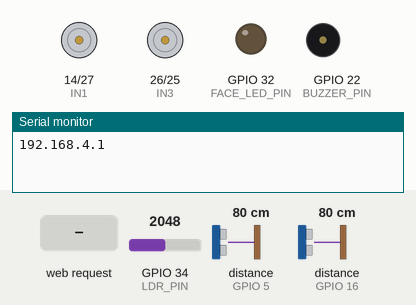
A sketch run on a simulated ESP32. On the bench: motor-driver pin pairs drawn as motors (green arrow = first pin HIGH = forward, orange = second pin HIGH = backward, longer = more drive, scaled by the enable pin), output pins drawn as LEDs (lit = HIGH), buzzer (waves = sounding, pin HIGH), the last lines printed to the serial monitor. Wiring (inferred from the names in the program): 2 × ultrasonic range finder: trigger GPIO 4, echo GPIO 16 / trigger GPIO 17, echo GPIO 5. The inputs (shaded band) are chosen by the test bench; at power-on: GPIO 34 (LDR_PIN) = 2048, distance to the obstacle (sensors on GPIO 5, GPIO 16) 80 cm. The echo pulse lasts 58.3 µs per cm; pins used as bus, display or sensor lines are not drawn.

Above: at 1.2 s.
1.3 s: HTTP request GET /F received
At 2.0 s:
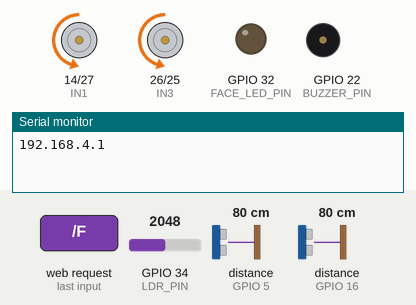
4.3 s: GPIO 34 (LDR_PIN) set to 1225
5.8 s: GPIO 34 (LDR_PIN) set to 1140
At 7.0 s:
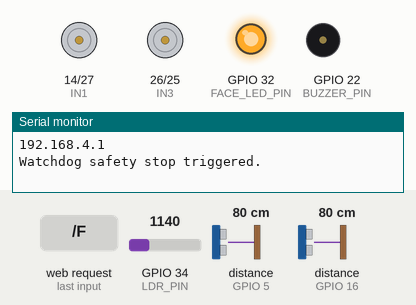
7.3 s: HTTP request GET /B received
At 8.5 s:
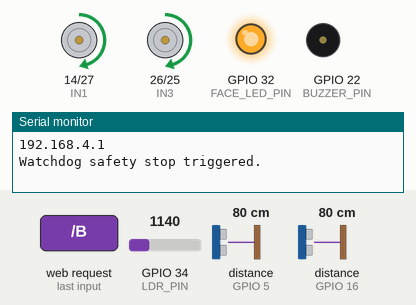
10.3 s: HTTP request GET /L received
At 10.8 s:
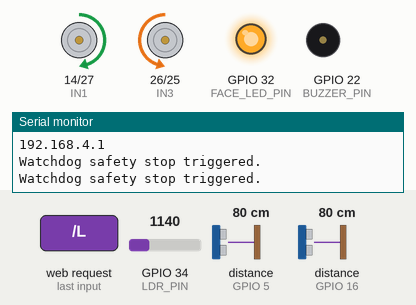
13.3 s: HTTP request GET /R received
At 14.3 s:
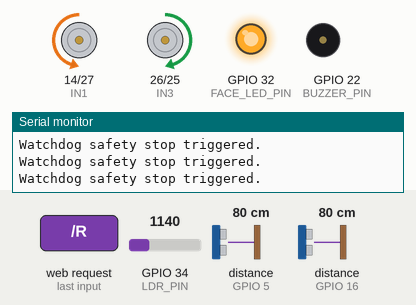
Timing chart, 0 to 16.3 s (numbered marks = the images above; inputs shaded):
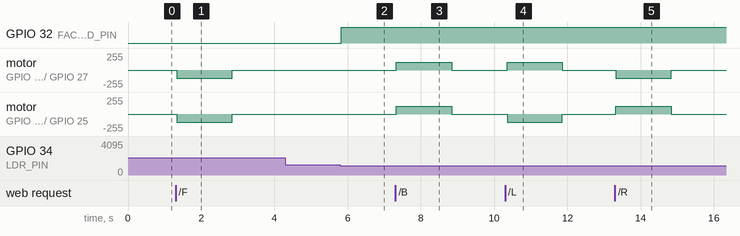

The sketch:

Wheel_chair.ino
```cpp
#include <WiFi.h>
#include <WebServer.h>
#include <HTTPClient.h>
#include <ESP32Servo.h>

// Create Hotspot
const char* ssid = "WHEELCHAIR_CTRL";
const char* password = "12345678";

// Home ESP IP (fixed)
const char* homeESP = "192.168.4.2";

WebServer server(80);

// Motor Pins
#define IN1 14
#define IN2 27
#define IN3 26
#define IN4 25
#define ENA 13
#define ENB 12

// Safety Sensor Pins (2 HC-SR04 Sensors)
#define US_FRONT_TRIG 4
#define US_FRONT_ECHO 16
#define US_BACK_TRIG 17
#define US_BACK_ECHO 5

#define BUZZER_PIN 22

// LDR & Face Light Pins
#define LDR_PIN 34
#define FACE_LED_PIN 32

// Parameters
int speedValue = 120;
unsigned long lastCmdTime = 0;
const unsigned long WATCHDOG_TIMEOUT = 1500; // 1.5 seconds safety stop

enum MovementState { STATE_STOP, STATE_FORWARD, STATE_BACKWARD, STATE_LEFT, STATE_RIGHT };
MovementState currentState = STATE_STOP;

// Sensor States
float distFront = 100.0;
float distBack = 100.0;
bool edgeDetected = false;
bool fireAlarm = false;

// Send to Home ESP
void sendToHome(String path) {
  HTTPClient http;
  String url = "http://" + String(homeESP) + path;
  http.begin(url);
  http.GET();
  http.end();
}

// Read HC-SR04 distance in cm
float getDistance(int trigPin, int echoPin) {
  digitalWrite(trigPin, LOW);
  delayMicroseconds(2);
  digitalWrite(trigPin, HIGH);
  delayMicroseconds(10);
  digitalWrite(trigPin, LOW);

  long duration = pulseIn(echoPin, HIGH, 30000); // 30ms timeout
  if (duration == 0) return 400.0; // Out of range
  return duration * 0.0343 / 2.0;
}

// Motor driving functions with safety watchdog logging
void forward(){
  if (distFront < 30.0 || edgeDetected || fireAlarm) {
    stopCar();
    return;
  }
  currentState = STATE_FORWARD;
  lastCmdTime = millis();
  digitalWrite(IN1, LOW); digitalWrite(IN2, HIGH);
  digitalWrite(IN3, LOW); digitalWrite(IN4, HIGH);
}

void backward(){
  if (distBack < 30.0 || fireAlarm) {
    stopCar();
    return;
  }
  currentState = STATE_BACKWARD;
  lastCmdTime = millis();
  digitalWrite(IN1, HIGH); digitalWrite(IN2, LOW);
  digitalWrite(IN3, HIGH); digitalWrite(IN4, LOW);
}

void left(){
  if (fireAlarm) {
    stopCar();
    return;
  }
  currentState = STATE_LEFT;
  lastCmdTime = millis();
  digitalWrite(IN1, HIGH); digitalWrite(IN2, LOW);
  digitalWrite(IN3, LOW); digitalWrite(IN4, HIGH);
}

void right(){
  if (fireAlarm) {
    stopCar();
    return;
  }
  currentState = STATE_RIGHT;
  lastCmdTime = millis();
  digitalWrite(IN1, LOW); digitalWrite(IN2, HIGH);
  digitalWrite(IN3, HIGH); digitalWrite(IN4, LOW);
}

void stopCar(){
  currentState = STATE_STOP;
  digitalWrite(IN1, LOW); digitalWrite(IN2, LOW);
  digitalWrite(IN3, LOW); digitalWrite(IN4, LOW);
}

// ===== UI =====
const char webpage[] PROGMEM = R"====(
<!DOCTYPE html>
<html>
<head>
<meta charset="UTF-8">
<meta name="viewport" content="width=device-width, initial-scale=1">
<title>Smart Wheelchair</title>

<style>
body { font-family: Arial; text-align: center; background:#1e3c72; color:white; }

.box {
  margin:20px;
  padding:20px;
  background:rgba(255,255,255,0.1);
  border-radius:15px;
}

.button {
  width:80px; height:80px;
  margin:5px;
  border:none;
  border-radius:10px;
  background:#444;
  color:white;
}

.button.active { background:#00c6ff; }
</style>

<script>
let interval;

function startCmd(btn,cmd){
  btn.classList.add("active");
  interval=setInterval(()=>fetch("/"+cmd),100);
}

function stopCmd(btn){
  btn.classList.remove("active");
  clearInterval(interval);
  fetch("/S");
}

function sendHome(cmd){
  fetch("/home/"+cmd);
}
</script>

</head>

<body>

<h2>SMART WHEELCHAIR</h2>

<div class="box">
<h3>Movement</h3>

<button class="button" onmouseenter="startCmd(this,'F')" onmouseleave="stopCmd(this)">FWD</button><br>

<button class="button" onmouseenter="startCmd(this,'L')" onmouseleave="stopCmd(this)">LEFT</button>
<button class="button" onmouseenter="startCmd(this,'S')" onmouseleave="stopCmd(this)">STOP</button>
<button class="button" onmouseenter="startCmd(this,'R')" onmouseleave="stopCmd(this)">RIGHT</button><br>

<button class="button" onmouseenter="startCmd(this,'B')" onmouseleave="stopCmd(this)">REV</button>
</div>

<div class="box">
<h3>Home Control</h3>

<button class="button" onclick="sendHome('light_on')">Light ON</button>
<button class="button" onclick="sendHome('light_off')">Light OFF</button><br><br>

<button class="button" onclick="sendHome('fan_on')">Fan ON</button>
<button class="button" onclick="sendHome('fan_off')">Fan OFF</button>

</div>

</body>
</html>
)====";

void setup(){
  Serial.begin(115200);

  pinMode(IN1,OUTPUT);
  pinMode(IN2,OUTPUT);
  pinMode(IN3,OUTPUT);
  pinMode(IN4,OUTPUT);

  // Safety sensors setup
  pinMode(US_FRONT_TRIG, OUTPUT);
  pinMode(US_FRONT_ECHO, INPUT);
  pinMode(US_BACK_TRIG, OUTPUT);
  pinMode(US_BACK_ECHO, INPUT);

  pinMode(BUZZER_PIN, OUTPUT);
  digitalWrite(BUZZER_PIN, LOW);

  // LDR & Face Light setup
  pinMode(LDR_PIN, INPUT);
  pinMode(FACE_LED_PIN, OUTPUT);
  digitalWrite(FACE_LED_PIN, LOW);

  ledcSetup(0,1000,8);
  ledcAttachPin(ENA,0);
  ledcWrite(0,speedValue);

  ledcSetup(1,1000,8);
  ledcAttachPin(ENB,1);
  ledcWrite(1,speedValue);

  // Start Hotspot
  WiFi.softAP(ssid,password);

  Serial.println(WiFi.softAPIP()); // 192.168.4.1

  server.on("/", [](){ server.send(200,"text/html",webpage); });

  // Car locomotion requests
  server.on("/F", [](){ forward(); server.send(200,"OK"); });
  server.on("/B", [](){ backward(); server.send(200,"OK"); });
  server.on("/L", [](){ left(); server.send(200,"OK"); });
  server.on("/R", [](){ right(); server.send(200,"OK"); });
  server.on("/S", [](){ stopCar(); server.send(200,"OK"); });

  // Safety status endpoint (for Python client feedback)
  server.on("/status", [](){
    String json = "{";
    json += "\"distFront\":" + String(distFront) + ",";
    json += "\"distBack\":" + String(distBack) + ",";
    json += "\"edgeDetected\":" + String(edgeDetected ? 1 : 0) + ",";
    json += "\"fireAlarm\":" + String(fireAlarm ? 1 : 0);
    json += "}";
    server.send(200, "application/json", json);
  });

  // Home control routes
  server.on("/home/light_on", [](){ sendToHome("/light/on"); server.send(200,"OK"); });
  server.on("/home/light_off", [](){ sendToHome("/light/off"); server.send(200,"OK"); });
  server.on("/home/fan_on", [](){ sendToHome("/fan/on"); server.send(200,"OK"); });
  server.on("/home/fan_off", [](){ sendToHome("/fan/off"); server.send(200,"OK"); });

  server.begin();
  lastCmdTime = millis();
}

void loop(){
  server.handleClient();

  // 1. Safety Watchdog (If active locomotion without client heartbeat, stop)
  if (currentState != STATE_STOP && (millis() - lastCmdTime > WATCHDOG_TIMEOUT)) {
    stopCar();
    Serial.println("Watchdog safety stop triggered.");
  }

  // 2. Poll Sensors (2 HC-SR04 Sensors: Front and Back)
  distFront = getDistance(US_FRONT_TRIG, US_FRONT_ECHO);
  distBack = getDistance(US_BACK_TRIG, US_BACK_ECHO);

  // Auto Face Light Control based on LDR (dim threshold ~1200 on 4095 scale)
  int ldrVal = analogRead(LDR_PIN);
  if (ldrVal < 1200) {
    digitalWrite(FACE_LED_PIN, HIGH);
  } else {
    digitalWrite(FACE_LED_PIN, LOW);
  }

  // 3. Safety Action and Audible Buzzer indicators (Obstacle Avoidance via Front/Back sensor depending on movement direction)
  if (currentState == STATE_FORWARD && distFront < 30.0) {
    stopCar();
    // Warn override chirp
    digitalWrite(BUZZER_PIN, HIGH); delay(300);
    digitalWrite(BUZZER_PIN, LOW);
  }
  else if (currentState == STATE_BACKWARD && distBack < 30.0) {
    stopCar();
    // Warn override chirp
    digitalWrite(BUZZER_PIN, HIGH); delay(300);
    digitalWrite(BUZZER_PIN, LOW);
  }
  else if ((currentState == STATE_FORWARD && distFront < 60.0) || (currentState == STATE_BACKWARD && distBack < 60.0)) {
    // Early warning chirp
    digitalWrite(BUZZER_PIN, HIGH); delay(50);
    digitalWrite(BUZZER_PIN, LOW);
  }
  else {
    digitalWrite(BUZZER_PIN, LOW);
  }

  // Maintain equal speed (no wall-following bias needed for front/back configuration)
  ledcWrite(0, speedValue);
  ledcWrite(1, speedValue);

  delay(50);
}
```

Measured:
- the behaviour switches between 1200 and 1199 on GPIO 34 (LDR_PIN) (found by bisection; images 1 and 2)
- after the input at 1.3 s, motor on GPIO 14 (IN1) / GPIO 27 (IN2), motor on GPIO 26 (IN3) / GPIO 25 (IN4): stopped → backward 120/255 at once, → stopped 1.5 s later
- after the input at 4.3 s, every drawn part: stays the same
- after the input at 5.8 s, GPIO 32 (FACE_LED_PIN): LOW → HIGH at once
- after the input at 7.3 s, motor on GPIO 14 (IN1) / GPIO 27 (IN2), motor on GPIO 26 (IN3) / GPIO 25 (IN4): stopped → forward 120/255 at once, → stopped 1.5 s later
- after the input at 10.3 s, motor on GPIO 14 (IN1) / GPIO 27 (IN2): stopped → forward 120/255 after 0.05 s, → stopped 1.5 s later; motor on GPIO 26 (IN3) / GPIO 25 (IN4): stopped → backward 120/255 after 0.05 s, → stopped 1.5 s later
- after the input at 13.3 s, motor on GPIO 14 (IN1) / GPIO 27 (IN2): stopped → backward 120/255 at once, → stopped 1.5 s later; motor on GPIO 26 (IN3) / GPIO 25 (IN4): stopped → forward 120/255 at once, → stopped 1.5 s later
